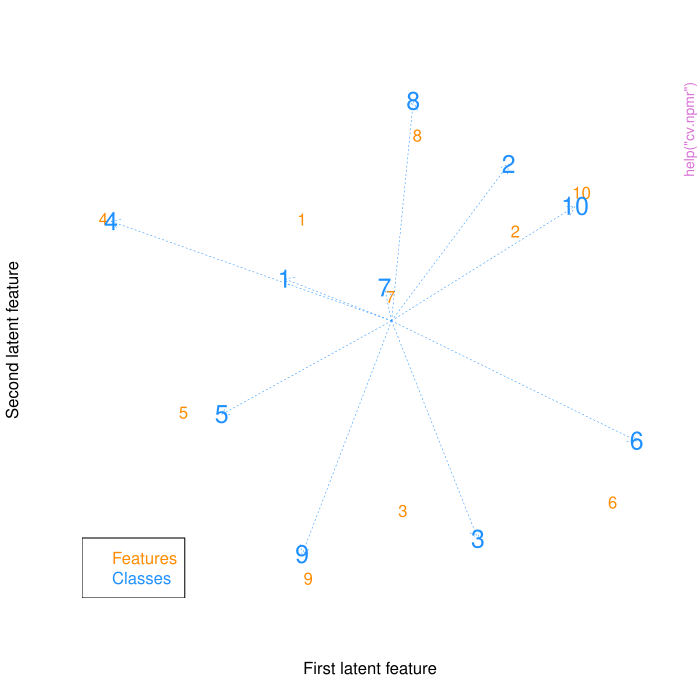

Write the R code that produced this figure.
pkgname <- "npmr"
source(file.path(R.home("share"), "R", "examples-header.R"))
options(warn = 1)
library('npmr')

base::assign(".oldSearch", base::search(), pos = 'CheckExEnv')
cleanEx()
nameEx("Vowel")
### * Vowel

flush(stderr()); flush(stdout())

### Name: Vowel
### Title: Vowel Recognition
### Aliases: Vowel
### Keywords: datasets

### ** Examples

data(Vowel)
summary(Vowel)



cleanEx()
nameEx("cv.npmr")
### * cv.npmr

flush(stderr()); flush(stdout())

### Name: cv.npmr
### Title: Cross-validated nuclear penalized multinomial regression
### Aliases: cv.npmr
### Keywords: ~kwd1 ~kwd2

### ** Examples

#   Fit NPMR to simulated data

K = 5
n = 1000
m = 10000
p = 10
r = 2

# Simulated training data
set.seed(8369)
A = matrix(rnorm(p*r), p, r)
C = matrix(rnorm(K*r), K, r)
B = tcrossprod(A, C)            # low-rank coefficient matrix
X = matrix(rnorm(n*p), n, p)    # covariate matrix with iid Gaussian entries
eta = X 
P = exp(eta)/rowSums(exp(eta))
Y = t(apply(P, 1, rmultinom, n = 1, size = 1))
fold = sample(rep(1:10, length = nrow(X)))

# Simulate test data
Xtest = matrix(rnorm(m*p), m, p)
etatest = Xtest 
Ptest = exp(etatest)/rowSums(exp(etatest))
Ytest = t(apply(Ptest, 1, rmultinom, n = 1, size = 1))

# Fit NPMR for a sequence of lambda values without CV:
fit2 = cv.npmr(X, Y, lambda = exp(seq(7, -2)), foldid = fold)

# Print the NPMR fit:
fit2

# Produce a biplot:
plot(fit2)

# Compute mean test error using the predict function:
-mean(log(rowSums(Ytest*predict(fit2, Xtest))))



cleanEx()
nameEx("npmr-package")
### * npmr-package

flush(stderr()); flush(stdout())

### Name: npmr-package
### Title: Nuclear penalized multinomial regression
### Aliases: npmr-package
### Keywords: package

### ** Examples

#   Fit NPMR to simulated data

K = 5
n = 1000
m = 10000
p = 10
r = 2

# Simulated training data
set.seed(8369)
A = matrix(rnorm(p*r), p, r)
C = matrix(rnorm(K*r), K, r)
B = tcrossprod(A, C)            # low-rank coefficient matrix
X = matrix(rnorm(n*p), n, p)    # covariate matrix with iid Gaussian entries
eta = X 
P = exp(eta)/rowSums(exp(eta))
Y = t(apply(P, 1, rmultinom, n = 1, size = 1))

# Simulate test data
Xtest = matrix(rnorm(m*p), m, p)
etatest = Xtest 
Ptest = exp(etatest)/rowSums(exp(etatest))
Ytest = t(apply(Ptest, 1, rmultinom, n = 1, size = 1))

# Fit NPMR for a sequence of lambda values without CV:
fit2 = npmr(X, Y, lambda = exp(seq(7, -2)))

# Print the NPMR fit:
fit2

# Produce a biplot:
plot(fit2, lambda = 20)

# Compute mean test error using the predict function (for each value of lambda):
getloss = function(pred, Y) {
    -mean(log(rowSums(Y*pred)))
}
apply(predict(fit2, Xtest), 3, getloss, Ytest)



cleanEx()
nameEx("npmr")
### * npmr

flush(stderr()); flush(stdout())

### Name: npmr
### Title: Nuclear penalized multinomial regression
### Aliases: npmr
### Keywords: ~kwd1 ~kwd2

### ** Examples

#   Fit NPMR to simulated data

K = 5
n = 1000
m = 10000
p = 10
r = 2

# Simulated training data
set.seed(8369)
A = matrix(rnorm(p*r), p, r)
C = matrix(rnorm(K*r), K, r)
B = tcrossprod(A, C)            # low-rank coefficient matrix
X = matrix(rnorm(n*p), n, p)    # covariate matrix with iid Gaussian entries
eta = X 
P = exp(eta)/rowSums(exp(eta))
Y = t(apply(P, 1, rmultinom, n = 1, size = 1))

# Simulate test data
Xtest = matrix(rnorm(m*p), m, p)
etatest = Xtest 
Ptest = exp(etatest)/rowSums(exp(etatest))
Ytest = t(apply(Ptest, 1, rmultinom, n = 1, size = 1))

# Fit NPMR for a sequence of lambda values without CV:
fit2 = npmr(X, Y, lambda = exp(seq(7, -2)))

# Print the NPMR fit:
fit2

# Produce a biplot:
plot(fit2, lambda = 20)

# Compute mean test error using the predict function (for each value of lambda):
getloss = function(pred, Y) {
    -mean(log(rowSums(Y*pred)))
}
apply(predict(fit2, Xtest), 3, getloss, Ytest)



cleanEx()
nameEx("plot.cv.npmr")
### * plot.cv.npmr

flush(stderr()); flush(stdout())

### Name: plot.cv.npmr
### Title: Visualize the regression coefficient matrix fit by
###   cross-validated NPMR
### Aliases: plot.cv.npmr
### Keywords: ~kwd1 ~kwd2

### ** Examples

#   Fit NPMR to simulated data

K = 5
n = 1000
m = 10000
p = 10
r = 2

# Simulated training data
set.seed(8369)
A = matrix(rnorm(p*r), p, r)
C = matrix(rnorm(K*r), K, r)
B = tcrossprod(A, C)            # low-rank coefficient matrix
X = matrix(rnorm(n*p), n, p)    # covariate matrix with iid Gaussian entries
eta = X 
P = exp(eta)/rowSums(exp(eta))
Y = t(apply(P, 1, rmultinom, n = 1, size = 1))
fold = sample(rep(1:10, length = nrow(X)))

# Simulate test data
Xtest = matrix(rnorm(m*p), m, p)
etatest = Xtest 
Ptest = exp(etatest)/rowSums(exp(etatest))
Ytest = t(apply(Ptest, 1, rmultinom, n = 1, size = 1))

# Fit NPMR for a sequence of lambda values without CV:
fit2 = cv.npmr(X, Y, lambda = exp(seq(7, -2)), foldid = fold)

# Produce a biplot:
plot(fit2)



cleanEx()
nameEx("plot.npmr")
### * plot.npmr

flush(stderr()); flush(stdout())

### Name: plot.npmr
### Title: Visualize the regression coefficient matrix fit by
###   cross-validated NPMR
### Aliases: plot.npmr
### Keywords: ~kwd1 ~kwd2

### ** Examples

#   Fit NPMR to simulated data

K = 5
n = 1000
m = 10000
p = 10
r = 2

# Simulated training data
set.seed(8369)
A = matrix(rnorm(p*r), p, r)
C = matrix(rnorm(K*r), K, r)
B = tcrossprod(A, C)            # low-rank coefficient matrix
X = matrix(rnorm(n*p), n, p)    # covariate matrix with iid Gaussian entries
eta = X 
P = exp(eta)/rowSums(exp(eta))
Y = t(apply(P, 1, rmultinom, n = 1, size = 1))

# Simulate test data
Xtest = matrix(rnorm(m*p), m, p)
etatest = Xtest 
Ptest = exp(etatest)/rowSums(exp(etatest))
Ytest = t(apply(Ptest, 1, rmultinom, n = 1, size = 1))

# Fit NPMR for a sequence of lambda values without CV:
fit2 = npmr(X, Y, lambda = exp(seq(7, -2)))

# Produce a biplot:
plot(fit2, lambda = 20)



cleanEx()
nameEx("predict.cv.npmr")
### * predict.cv.npmr

flush(stderr()); flush(stdout())

### Name: predict.cv.npmr
### Title: Make predictions from a "cv.npmr" object
### Aliases: predict.cv.npmr
### Keywords: ~kwd1 ~kwd2

### ** Examples

#   Fit NPMR to simulated data

K = 5
n = 1000
m = 10000
p = 10
r = 2

# Simulated training data
set.seed(8369)
A = matrix(rnorm(p*r), p, r)
C = matrix(rnorm(K*r), K, r)
B = tcrossprod(A, C)            # low-rank coefficient matrix
X = matrix(rnorm(n*p), n, p)    # covariate matrix with iid Gaussian entries
eta = X 
P = exp(eta)/rowSums(exp(eta))
Y = t(apply(P, 1, rmultinom, n = 1, size = 1))
fold = sample(rep(1:10, length = nrow(X)))

# Simulate test data
Xtest = matrix(rnorm(m*p), m, p)
etatest = Xtest 
Ptest = exp(etatest)/rowSums(exp(etatest))
Ytest = t(apply(Ptest, 1, rmultinom, n = 1, size = 1))

# Fit NPMR for a sequence of lambda values without CV:
fit2 = cv.npmr(X, Y, lambda = exp(seq(7, -2)), foldid = fold)

# Compute mean test error using the predict function:
-mean(log(rowSums(Ytest*predict(fit2, Xtest))))



cleanEx()
nameEx("predict.npmr")
### * predict.npmr

flush(stderr()); flush(stdout())

### Name: predict.npmr
### Title: Make predictions from a "npmr" object
### Aliases: predict.npmr
### Keywords: ~kwd1 ~kwd2

### ** Examples

#   Fit NPMR to simulated data

K = 5
n = 1000
m = 10000
p = 10
r = 2

# Simulated training data
set.seed(8369)
A = matrix(rnorm(p*r), p, r)
C = matrix(rnorm(K*r), K, r)
B = tcrossprod(A, C)            # low-rank coefficient matrix
X = matrix(rnorm(n*p), n, p)    # covariate matrix with iid Gaussian entries
eta = X 
P = exp(eta)/rowSums(exp(eta))
Y = t(apply(P, 1, rmultinom, n = 1, size = 1))

# Simulate test data
Xtest = matrix(rnorm(m*p), m, p)
etatest = Xtest 
Ptest = exp(etatest)/rowSums(exp(etatest))
Ytest = t(apply(Ptest, 1, rmultinom, n = 1, size = 1))

# Fit NPMR for a sequence of lambda values without CV:
fit2 = npmr(X, Y, lambda = exp(seq(7, -2)))

# Compute mean test error using the predict function (for each value of lambda):
getloss = function(pred, Y) {
    -mean(log(rowSums(Y*pred)))
}
apply(predict(fit2, Xtest), 3, getloss, Ytest)



cleanEx()
nameEx("print.cv.npmr")
### * print.cv.npmr

flush(stderr()); flush(stdout())

### Name: print.cv.npmr
### Title: summarize a "cv.npmr" object
### Aliases: print.cv.npmr
### Keywords: ~kwd1 ~kwd2

### ** Examples

#   Fit NPMR to simulated data

K = 5
n = 1000
m = 10000
p = 10
r = 2

# Simulated training data
set.seed(8369)
A = matrix(rnorm(p*r), p, r)
C = matrix(rnorm(K*r), K, r)
B = tcrossprod(A, C)            # low-rank coefficient matrix
X = matrix(rnorm(n*p), n, p)    # covariate matrix with iid Gaussian entries
eta = X 
P = exp(eta)/rowSums(exp(eta))
Y = t(apply(P, 1, rmultinom, n = 1, size = 1))
fold = sample(rep(1:10, length = nrow(X)))

# Simulate test data
Xtest = matrix(rnorm(m*p), m, p)
etatest = Xtest 
Ptest = exp(etatest)/rowSums(exp(etatest))
Ytest = t(apply(Ptest, 1, rmultinom, n = 1, size = 1))

# Fit NPMR for a sequence of lambda values without CV:
fit2 = cv.npmr(X, Y, lambda = exp(seq(7, -2)), foldid = fold)

# Print the NPMR fit:
fit2



cleanEx()
nameEx("print.npmr")
### * print.npmr

flush(stderr()); flush(stdout())

### Name: print.npmr
### Title: Summarize a "npmr" object
### Aliases: print.npmr
### Keywords: ~kwd1 ~kwd2

### ** Examples

#   Fit NPMR to simulated data

K = 5
n = 1000
m = 10000
p = 10
r = 2

# Simulated training data
set.seed(8369)
A = matrix(rnorm(p*r), p, r)
C = matrix(rnorm(K*r), K, r)
B = tcrossprod(A, C)            # low-rank coefficient matrix
X = matrix(rnorm(n*p), n, p)    # covariate matrix with iid Gaussian entries
eta = X 
P = exp(eta)/rowSums(exp(eta))
Y = t(apply(P, 1, rmultinom, n = 1, size = 1))

# Simulate test data
Xtest = matrix(rnorm(m*p), m, p)
etatest = Xtest 
Ptest = exp(etatest)/rowSums(exp(etatest))
Ytest = t(apply(Ptest, 1, rmultinom, n = 1, size = 1))

# Fit NPMR for a sequence of lambda values without CV:
fit2 = npmr(X, Y, lambda = exp(seq(7, -2)))

# Print the NPMR fit:
fit2



### * <FOOTER>
###
options(digits = 7L)
base::cat("Time elapsed: ", proc.time() - base::get("ptime", pos = 'CheckExEnv'),"\n")
grDevices::dev.off()
###
### Local variables: ***
### mode: outline-minor ***
### outline-regexp: "\\(> \\)?### [*]+" ***
### End: ***
quit('no')
